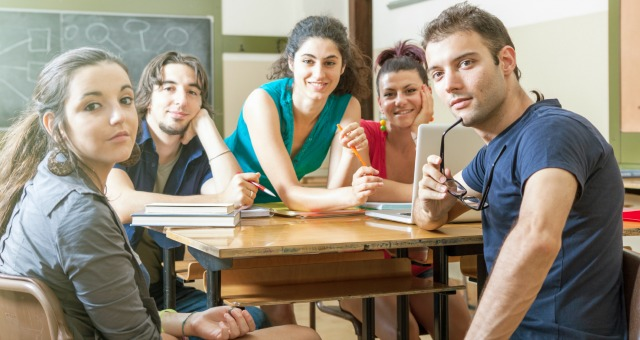
#> input picture Face Detection/classroom.jpg, 640 x 340 px
$ jupyter execute 'Face Detection.ipynb'
#> lines starting #> are read from the running program, lines starting #| are printed output that depends on the picture; after the words box and inside, x2 and y2 are one past the last pixel; in counts of white or black regions, pixels touching at a corner belong together
[cell 1]
import cv2 as cv
import numpy as np

[cell 2]
classifier = cv.CascadeClassifier('haarcascade_frontalface_default.xml')

[cell 3]
img = cv.imread('classroom.jpg')
#> img is the input picture: shape (340, 640, 3); mean B, G, R 123.4, 139.1, 149.2


faces = classifier.detectMultiScale(img, 1.1, 3)
#> faces = [[288, 37, 62, 62], [370, 69, 59, 59], [148, 65, 63, 63], [413, 35, 84, 84], [66, 68, 93, 93]]
face = []


for (x,y,w,h) in faces:
    cv.rectangle(img, (x,y), (x+w, y+h), (170,90,120), 2)
    face.append(img[y: y+h, x:x+w, :])
#> this loop made 5 passes
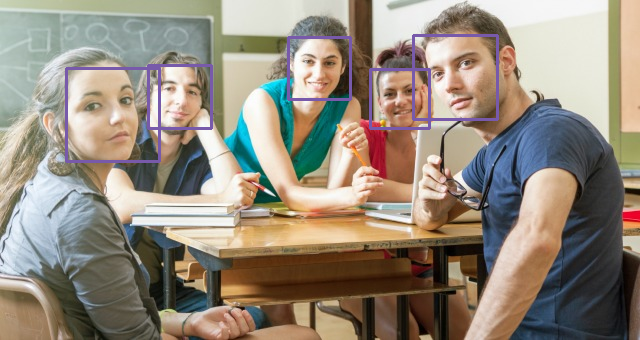
#> img: shape (340, 640, 3); 1.97% of pixels changed, all inside (x1, y1, x2, y2) = (65, 34, 499, 163)
#> after the loop, face = 5 items

cv.imwrite("Face Detected.png", img)
#> Out = True

[cell 4]
len(faces)
#> Out = 5

[cell 5]
len(face)
#> Out = 5

[cell 6]
for i in range(0, len(face)):
    filename = 'Face_%d.png'%(i+1)
    cv.imwrite(filename,face[i])
#> this loop made 5 passes
#> filename on passes 1 to 5: 'Face_1.png', 'Face_2.png', 'Face_3.png', 'Face_4.png', 'Face_5.png'
#> pass 1, `cv.imwrite(filename,face[i])`:
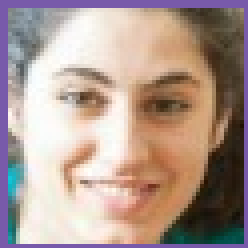
#> saved as Face_1.png: shape (62, 62, 3) (shown 4 times larger); mean B, G, R 144.2, 153.4, 174.4
#> pass 2, `cv.imwrite(filename,face[i])`:
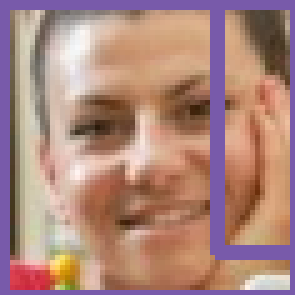
#> saved as Face_2.png: shape (59, 59, 3) (shown 5 times larger); mean B, G, R 124.5, 134.6, 173.6

$ run again, with Face Detection/Face_4.png saved as Face Detection/classroom.jpg
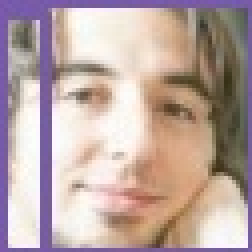
#> input picture Face Detection/Face_4.png, 63 x 63 px (shown 4 times larger)
#> img is the input picture: shape (63, 63, 3); mean B, G, R 162.8, 166.9, 187.6
#> faces = [[5, 4, 55, 55]]
#> the loop `for (x,y,w,h) in faces:` made 1 pass
#> after the loop `for (x,y,w,h) in faces:`:
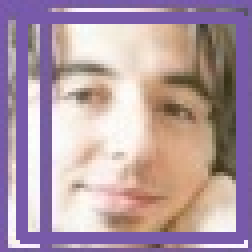
#> img: shape (63, 63, 3) (shown 4 times larger); 16.53% of pixels changed, all inside (x1, y1, x2, y2) = (4, 3, 62, 61)
#> after the loop `for (x,y,w,h) in faces:`: face = 1 item
#> `cv.imwrite("Face Detected.png", img)`: Out = True
#> `len(faces)`: Out = 1
#> the loop `for i in range(0, len(face)):` made 1 pass
#> filename on pass 1: 'Face_1.png'
#> pass 1, `cv.imwrite(filename,face[i])`:
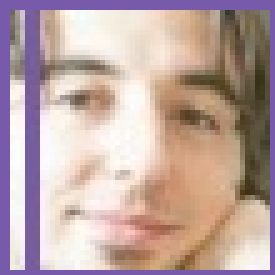
#> saved as Face_1.png: shape (55, 55, 3) (shown 5 times larger); mean B, G, R 162.3, 165.9, 189.6

$ run again, with Face Detection/Face_5.png saved as Face Detection/classroom.jpg
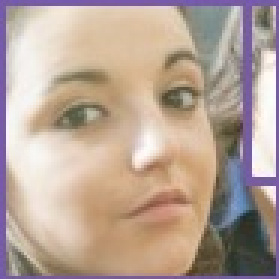
#> input picture Face Detection/Face_5.png, 93 x 93 px (shown 3 times larger)
#> img is the input picture: shape (93, 93, 3); mean B, G, R 150.9, 163.5, 183.2
#> faces = [[9, 6, 81, 81]]
#> the loop `for (x,y,w,h) in faces:` made 1 pass
#> after the loop `for (x,y,w,h) in faces:`:
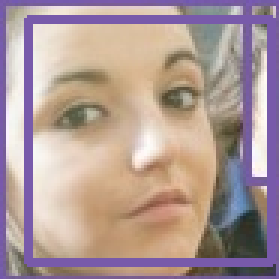
#> img: shape (93, 93, 3) (shown 3 times larger); 11.19% of pixels changed, all inside (x1, y1, x2, y2) = (8, 5, 92, 89)
#> after the loop `for (x,y,w,h) in faces:`: face = 1 item
#> `cv.imwrite("Face Detected.png", img)`: Out = True
#> `len(faces)`: Out = 1
#> the loop `for i in range(0, len(face)):` made 1 pass
#> filename on pass 1: 'Face_1.png'
#> pass 1, `cv.imwrite(filename,face[i])`:
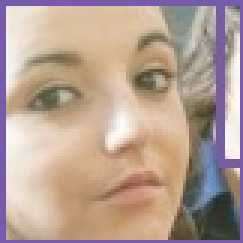
#> saved as Face_1.png: shape (81, 81, 3) (shown 3 times larger); mean B, G, R 147.1, 159.8, 181.7
